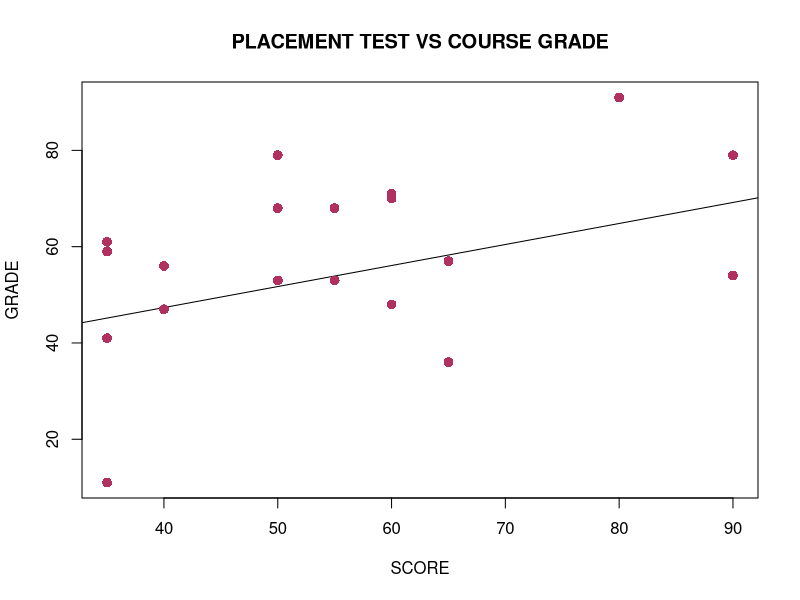

Recreate this plot in R.
a <- c(50, 35, 35, 40, 55, 65, 35, 60, 90, 35, 90, 80, 60, 60, 60, 40, 55, 50, 65, 50)
b <- c(53, 41, 61, 56, 68, 36, 11, 70, 79, 59, 54, 91, 48, 71, 71, 47, 53, 68, 57, 79)
relation <- lm(a ~ b)
print(summary(relation))
x <- data.frame(b = 60)
result <- predict(relation, x)
print(result)
#png(file = "task1.png")
plot(a, b, col = "maroon", main = "PLACEMENT TEST VS COURSE GRADE", xlab = "SCORE", ylab = "GRADE", abline(relation), cex = 1.3, pch = 16)
#dev.off()